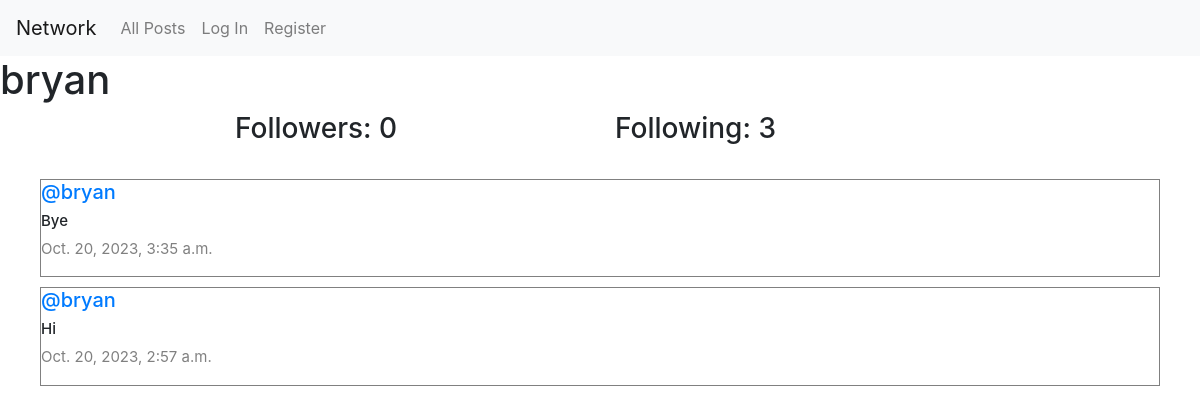
The app's page /profile/1 with its own data.
### network/models.py (models this page shows, shortened)
class User(AbstractUser):
    pass

class Post(models.Model):
    content = models.CharField(max_length=140)
    user = models.ForeignKey(User, on_delete=models.CASCADE, related_name="author")
    date = models.DateTimeField(auto_now_add=True)

### network/views.py (the view)
# urls.py: path("profile/<int:user_id>", views.profile, name="profile"),
def profile(request, user_id):
    user = User.objects.get(pk=user_id)
    all_posts = Post.objects.filter(user=user).order_by("id").reverse()
    following = Follow.objects.filter(user_following=user)
    followers = Follow.objects.filter(user_followed=user)
    try:
        check_follow = followers.filter(user=User.objects.get(pk=request.user.id))
        if len(check_follow) == 0:
            is_following = False
        else:
            is_following = True
    except:
        is_following = False
    paginator = Paginator(all_posts, 10)
    page_number = request.GET.get('page')
    posts_of_the_page = paginator.get_page(page_number)
    return render(request, "network/profile.html", {
        "all_posts": all_posts,
        "posts_of_the_page": posts_of_the_page,
        "username": user.username,
        "following": following,
        "followers": followers,
        "is_following": is_following,
        "user_profile": user
    })

### network/templates/network/profile.html (shortened to what this page needs)
{% extends "network/layout.html" %}
{% block body %}
    <h1>{{ username }}</h1>
    <div class="container">
        <div class="row d-flex justify-content-center">
            <h3 class="col-4">Followers: {{ followers.count }}</h3>
            <h3 class="col-4">Following: {{ following.count }}</h3>
        </div>
    </div>
    <div class="all-posts">
        {% for post in posts_of_the_page %}
            <div class="row post">
                <h5 class="username"><a href="{% url 'profile' user_id=post.user.id %}">@{{ post.user }}</a></h5>
                <h6 class="content">{{ post.content }}</h6>
                <p class="date">{{ post.date }}</p>
            </div>
        {% endfor %}
    </div>
{% endblock %}

### network/static/network/styles.css (style rules this page uses)
.all-posts { display: flex; justify-content: flex-start; flex-direction: column; margin: 20px; }
.post { border: 0.1px solid grey; display: flex; justify-content: center; flex-direction: column; box-sizing: border-box; margin: 5px 20px; }
.content { font-size: 15px; }
.username { font-size: 20px; }
.date { color: grey; font-size: 15px; }

### records on screen
User: username "bryan"
Post: user "bryan", content "Bye", date "Oct. 20, 2023, 3:35 a.m."
Post: user "bryan", content "Hi", date "Oct. 20, 2023, 2:57 a.m."

### other values on screen
{{ followers.count }} "0"
{{ following.count }} "3"
